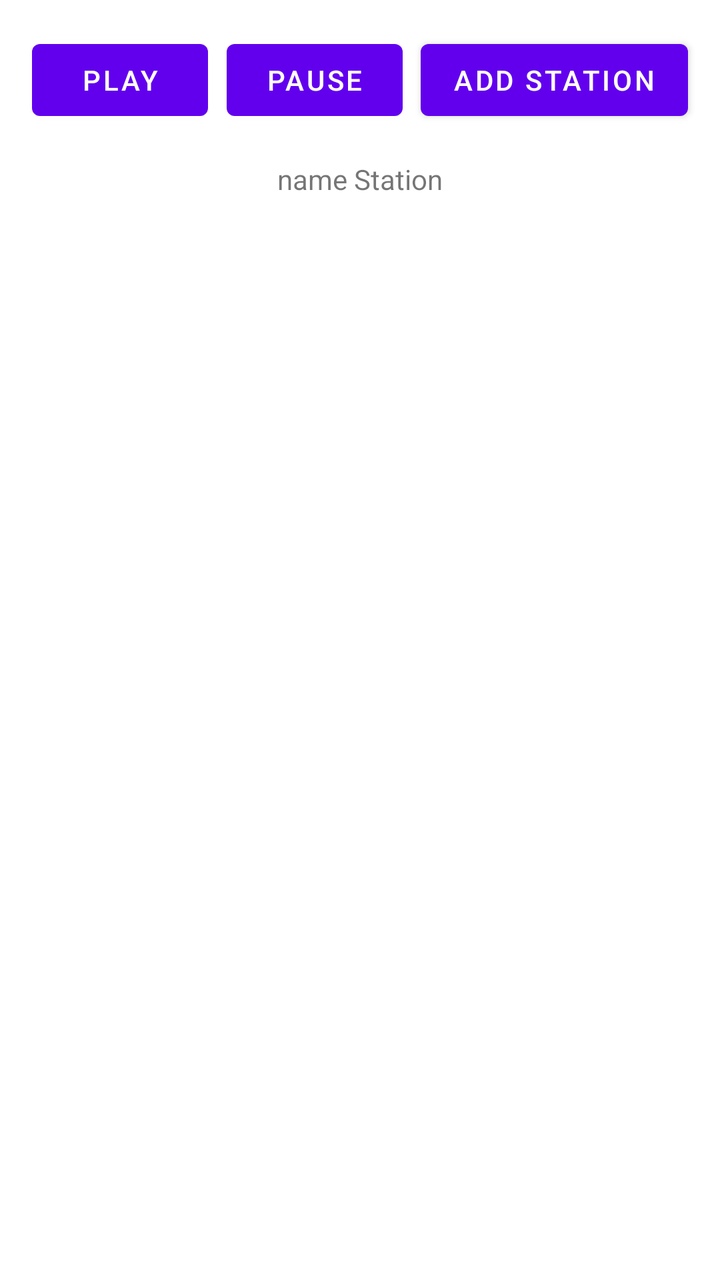
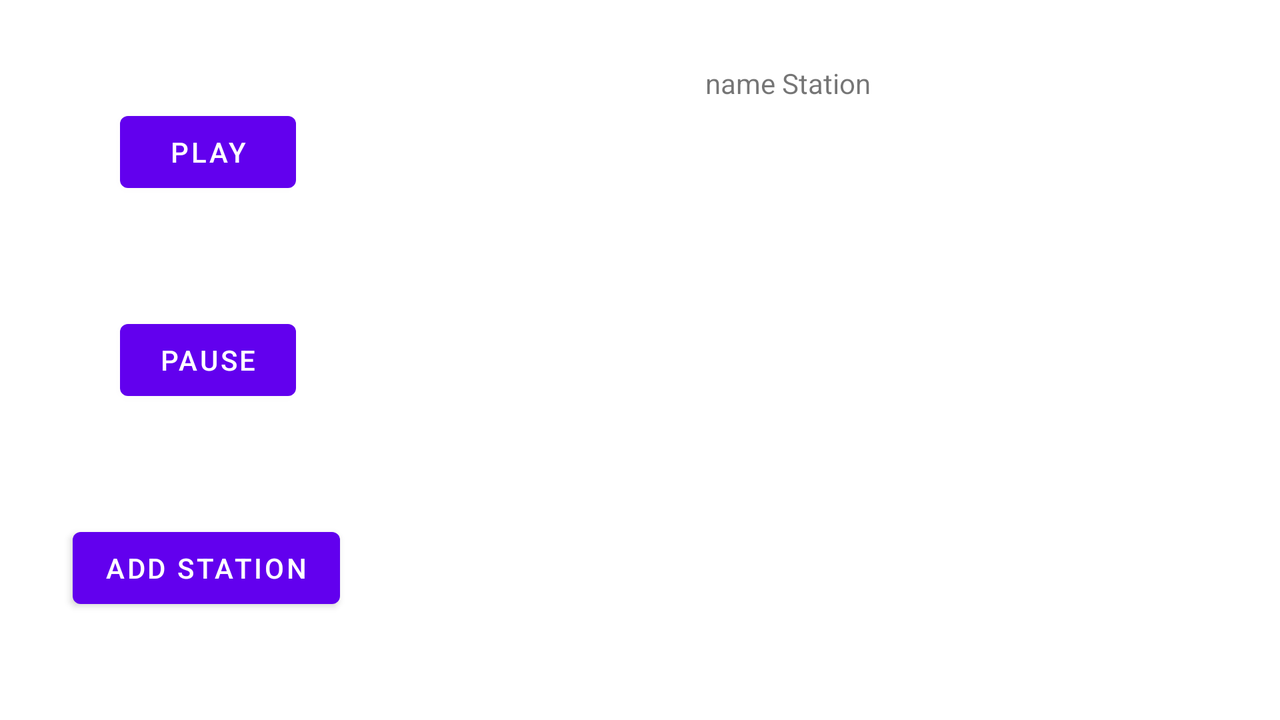

Two renders of one Android screen. The first uses the default layout on a phone; the second uses the alternative layout the repository ships for a different screen configuration, on a matching device. The two XML files are below.
<!-- AndroidManifest.xml: application theme Theme.InternetRadio -->
<!-- res/layout/activity_main.xml -->
<?xml version="1.0" encoding="utf-8"?>
<androidx.constraintlayout.widget.ConstraintLayout xmlns:android="http://schemas.android.com/apk/res/android"
    xmlns:app="http://schemas.android.com/apk/res-auto"
    xmlns:tools="http://schemas.android.com/tools"
    android:layout_width="match_parent"
    android:layout_height="match_parent"
    tools:context=".MainActivity">

    <Button
        android:id="@+id/btnPlay"
        android:layout_width="wrap_content"
        android:layout_height="wrap_content"
        android:layout_marginStart="16dp"
        android:layout_marginTop="16dp"
        android:text="@string/play"
        app:layout_constraintStart_toStartOf="parent"
        app:layout_constraintTop_toTopOf="parent" />

    <Button
        android:id="@+id/btnPause"
        android:layout_width="wrap_content"
        android:layout_height="wrap_content"
        android:text="@string/pause"
        app:layout_constraintBottom_toBottomOf="@+id/btnPlay"
        app:layout_constraintEnd_toStartOf="@+id/btnAddStation"
        app:layout_constraintStart_toEndOf="@+id/btnPlay"
        app:layout_constraintTop_toTopOf="@+id/btnPlay" />

    <Button
        android:id="@+id/btnAddStation"
        android:layout_width="wrap_content"
        android:layout_height="wrap_content"
        android:layout_marginEnd="16dp"
        android:text="@string/add_station"
        app:layout_constraintBottom_toBottomOf="@+id/btnPause"
        app:layout_constraintEnd_toEndOf="parent"
        app:layout_constraintTop_toTopOf="@+id/btnPause" />

    <ListView
        android:id="@+id/lViewStation"
        android:layout_width="0dp"
        android:layout_height="0dp"
        android:layout_marginTop="16dp"
        app:layout_constraintBottom_toBottomOf="parent"
        app:layout_constraintEnd_toEndOf="parent"
        app:layout_constraintStart_toStartOf="parent"
        app:layout_constraintTop_toBottomOf="@+id/txtInfo" />

    <TextView
        android:id="@+id/txtInfo"
        android:layout_width="wrap_content"
        android:layout_height="wrap_content"
        android:layout_marginTop="16dp"
        android:text="@string/name_station"
        app:layout_constraintEnd_toEndOf="@+id/btnAddStation"
        app:layout_constraintStart_toStartOf="@+id/btnPlay"
        app:layout_constraintTop_toBottomOf="@+id/btnPlay" />

</androidx.constraintlayout.widget.ConstraintLayout>
<!-- resources referenced by this layout -->
<resources>
  <string name="add_station">Add Station</string>
  <string name="name_station">name Station</string>
  <string name="pause">Pause</string>
  <string name="play">Play</string>
  <style name="Theme.InternetRadio" parent="Theme.MaterialComponents.DayNight.DarkActionBar">
          
          <item name="colorPrimary">@color/purple_500</item>
          <item name="colorPrimaryVariant">@color/purple_700</item>
          <item name="colorOnPrimary">@color/white</item>
          
          <item name="colorSecondary">@color/teal_200</item>
          <item name="colorSecondaryVariant">@color/teal_700</item>
          <item name="colorOnSecondary">@color/black</item>
          
          <item name="android:statusBarColor" tools:targetApi="l">?attr/colorPrimaryVariant</item>
          
      </style>
</resources>
<!-- res/layout-land/activity_main.xml (the repository's variant of the layout above) -->
<!-- drawn on the phone turned sideways -->
<?xml version="1.0" encoding="utf-8"?>
<androidx.constraintlayout.widget.ConstraintLayout xmlns:android="http://schemas.android.com/apk/res/android"
    xmlns:app="http://schemas.android.com/apk/res-auto"
    xmlns:tools="http://schemas.android.com/tools"
    android:layout_width="match_parent"
    android:layout_height="match_parent"
    tools:context=".MainActivity">

    <Button
        android:id="@+id/btnPlay"
        android:layout_width="wrap_content"
        android:layout_height="wrap_content"
        android:layout_marginStart="60dp"
        android:layout_marginTop="52dp"
        android:text="@string/play"
        app:layout_constraintStart_toStartOf="parent"
        app:layout_constraintTop_toTopOf="parent" />

    <Button
        android:id="@+id/btnPause"
        android:layout_width="wrap_content"
        android:layout_height="wrap_content"
        android:text="@string/pause"
        app:layout_constraintBottom_toTopOf="@+id/btnAddStation"
        app:layout_constraintEnd_toEndOf="@+id/btnPlay"
        app:layout_constraintHorizontal_bias="0.0"
        app:layout_constraintStart_toStartOf="@+id/btnPlay"
        app:layout_constraintTop_toBottomOf="@+id/btnPlay" />

    <Button
        android:id="@+id/btnAddStation"
        android:layout_width="wrap_content"
        android:layout_height="wrap_content"
        android:layout_marginBottom="52dp"
        android:text="@string/add_station"
        app:layout_constraintBottom_toBottomOf="parent"
        app:layout_constraintEnd_toEndOf="@+id/btnPause"
        app:layout_constraintHorizontal_bias="0.521"
        app:layout_constraintStart_toStartOf="@+id/btnPause" />

    <ListView
        android:id="@+id/lViewStation"
        android:layout_width="0dp"
        android:layout_height="0dp"
        android:layout_marginStart="32dp"
        android:layout_marginTop="24dp"
        android:layout_marginEnd="32dp"
        android:layout_marginBottom="24dp"
        app:layout_constraintBottom_toBottomOf="parent"
        app:layout_constraintEnd_toEndOf="parent"
        app:layout_constraintHorizontal_bias="1.0"
        app:layout_constraintStart_toEndOf="@+id/btnAddStation"
        app:layout_constraintTop_toBottomOf="@+id/txtInfo"
        app:layout_constraintVertical_bias="0.0" />

    <TextView
        android:id="@+id/txtInfo"
        android:layout_width="wrap_content"
        android:layout_height="wrap_content"
        android:layout_marginTop="32dp"
        android:text="@string/name_station"
        app:layout_constraintEnd_toEndOf="parent"
        app:layout_constraintStart_toEndOf="@+id/btnPlay"
        app:layout_constraintTop_toTopOf="parent" />

</androidx.constraintlayout.widget.ConstraintLayout>
